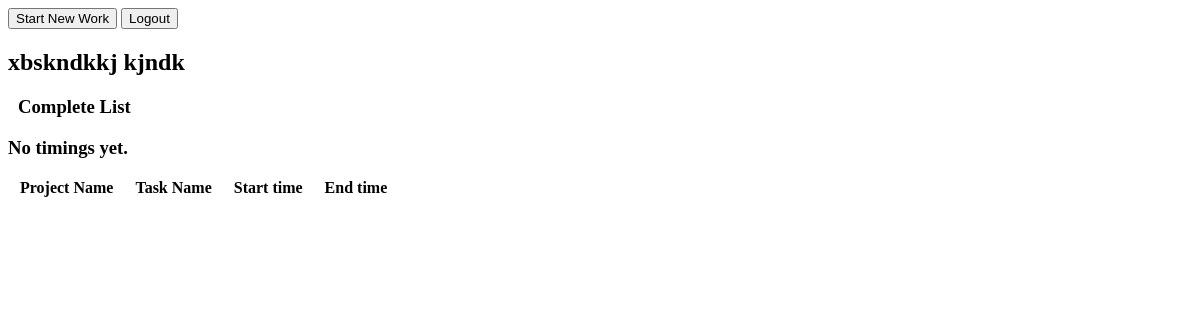
Page / (signed in) on the earlier database version.
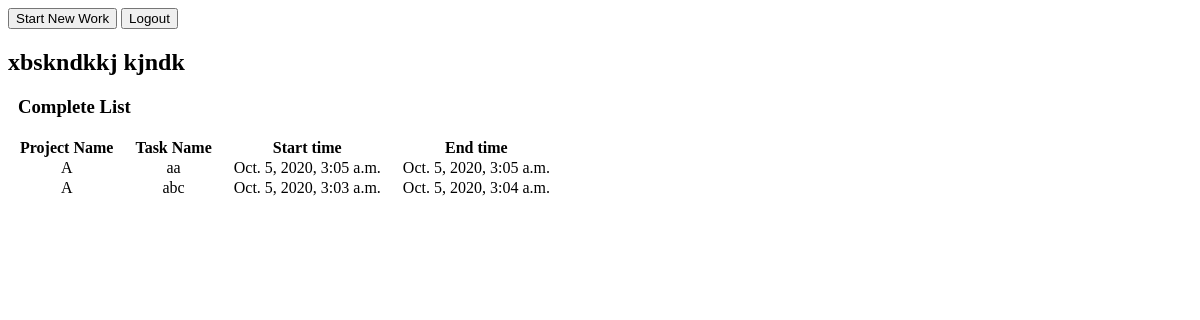
Same page on the later database version.
### timedashboard/models.py (models this page shows, shortened)
class Timing(models.Model):
	user = models.ForeignKey(User, on_delete = models.CASCADE)
	project = models.ForeignKey(Project, on_delete = models.CASCADE)
	task = models.CharField(max_length = 200) # task name
	start = models.DateTimeField(auto_now_add = True) # start time will be the time of creating an object
	end = models.DateTimeField(default = None, null = True)

class Project(models.Model):
	name = models.CharField(max_length = 200, unique = True)

### timedashboard/views.py (the view)
# urls.py: path('', views.AllTimings.as_view(), name = 'listtiming'),
class AllTimings(LoginRequiredMixin, ListView):
	template_name = 'timedashboard/timing_list.html'
	allow_empty = True
	login_url = '/signup/'
	def get_queryset(self):
		return Timing.objects.filter(user = self.request.user).select_related('project').order_by("start").reverse()

### timedashboard/templates/timedashboard/timing_list.html (shortened to what this page needs)
<!DOCTYPE html>
<html lang="en">
<head>
</head>
<body>
    <a href="{% url 'timedashboard:createtime' %}"> <button> Start New Work</button></a>
	<a href="{% url 'timedashboard:logout' %}"> <button>Logout </button></a>
	<h2>{{request.user.first_name}} {{request.user.last_name}}</h2>
	<h3 style="padding:0 10px 0 10px;">Complete List</h3>
	<table>
		<tr>
			<td style="text-align: center; padding:0 10px 0 10px;"><b>Project Name</b></td>
			<td style="text-align: center; padding:0 10px 0 10px;"><b>Task Name</b></td>
			<td style="text-align: center; padding:0 10px 0 10px;"><b>Start time</b></td>
			<td style="text-align: center; padding:0 10px 0 10px;"><b>End time</b></td>
		</tr>
		{% for timing in object_list %}
			<tr>
				<td style="text-align: center; padding:0 10px 0 10px;">{{timing.project.name}}</td>
				<td style="text-align: center; padding:0 10px 0 10px;">{{timing.task}}</td>
				<td style="text-align: center; padding:0 10px 0 10px;">{{timing.start}}</td>
				{% if timing.end is None %}
					<td style="text-align: center; padding:0 10px 0 10px;"><a href="{% url 'timedashboard:endtask' pk=timing.pk %}"> <button>End Task</button></a></td>
				{% else %}
					<td style="text-align: center; padding:0 10px 0 10px;">{{timing.end}}</td>
				{% endif %}
			</tr>
			{% empty %}
		    <h3>No timings yet.</h3>
		{% endfor %}
	</table>
</body>
</html>

Differences in the rows shown:
added Timing: project.name "A", task "aa", start "Oct. 5, 2020, 3:05 a.m.", end "Oct. 5, 2020, 3:05 a.m."
added Timing: project.name "A", task "abc", start "Oct. 5, 2020, 3:03 a.m.", end "Oct. 5, 2020, 3:04 a.m."
Other differences:
text no longer shown: "No timings yet."
